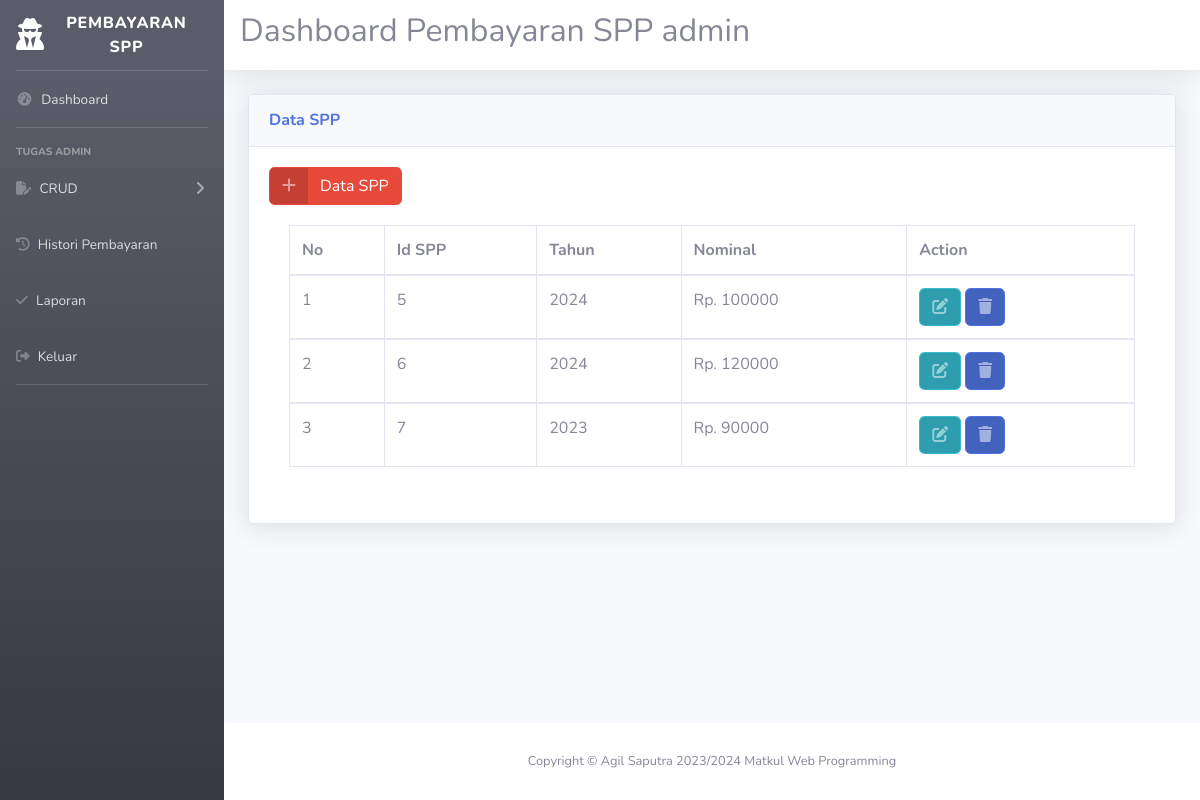
The app's page /Admin/dashboard_admin.php?url=spp (signed in) with its own data.
### tables this page shows
CREATE TABLE IF NOT EXISTS `spp` (
  `id_spp` int(11) NOT NULL AUTO_INCREMENT,
  `tahun` int(11) NOT NULL,
  `nominal` int(11) NOT NULL,
  PRIMARY KEY (`id_spp`)
);

### Admin/spp.php (the view, shortened to what this page needs)
<!DOCTYPE html>
<html lang="en">
<head>
  <link href="../vendor/fontawesome-free/css/all.min.css" rel="stylesheet" type="text/css">
  <link rel="stylesheet" href="https://cdnjs.cloudflare.com/ajax/libs/font-awesome/6.5.1/css/all.min.css" />
  <link href="../css/sb-admin-2.min.css" rel="stylesheet">
</head>
<body id="page-top">
 <div class="card shadow mb-4">
            <div class="card-header py-3">
              <h6 class="m-0 font-weight-bold text-primary">Data SPP</h6>
            </div>
            <div class="card-body">
              <a href="?url=data_spp" class="btn btn-danger btn-icon-split">
                        <span class="icon text-white-50">
                          <i class="fas fa-plus"></i>
                        </span>
                        <span class="text">Data SPP</span>
                      </a>
            <div class="card-body">
              <div class="table-responsive">
                <table class="table table-bordered" id="dataTable" width="100%" cellspacing="0">
                  <thead>
                    <tr>
                      <th>No</th>
                      <th>Id SPP</th>
                      <th>Tahun</th>
                      <th>Nominal</th>
                      <th>Action</th>
                    </tr>
                  </thead>
                  <?php
                  include "koneksi.php";
                  $no=1;
                  $sql=mysqli_query($koneksi,"select * from spp");
                  while ($data=mysqli_fetch_array($sql)) {
                    ?>
                  <tbody>
                    <tr>
                      <td><?php echo $no++; ?></td>
                      <td><?php echo $data['id_spp']; ?></td>
                      <td><?php echo $data['tahun']; ?></td>
                      <td>Rp. <?php echo $data['nominal']; ?></td>
                      <td>
                       <a href="?url=edit_spp&id_spp=<?php echo $data['id_spp']; ?>" class="btn btn-info btn-icon-split">
                        <span class="icon text-white-50">
                          <i class="fas fa-edit"></i>
                        </span>
                      </a>
                      <a href="?url=delete_spp&id_spp=<?php echo $data['id_spp']; ?>" class="btn btn-primary btn-icon-split">
                        <span class="icon text-white-50">
                          <i class="fas fa-trash"></i>
                        </span>
                      </a>
                      </td>
                    </tr>
                  </tbody>
                <?php } ?>
                </table>
              </div>
            </div>
          </div>
</div>
</body>
</html>

### records on screen
spp: id_spp "5", tahun "2024", nominal "100000"
spp: id_spp "6", tahun "2024", nominal "120000"
spp: id_spp "7", tahun "2023", nominal "90000"
